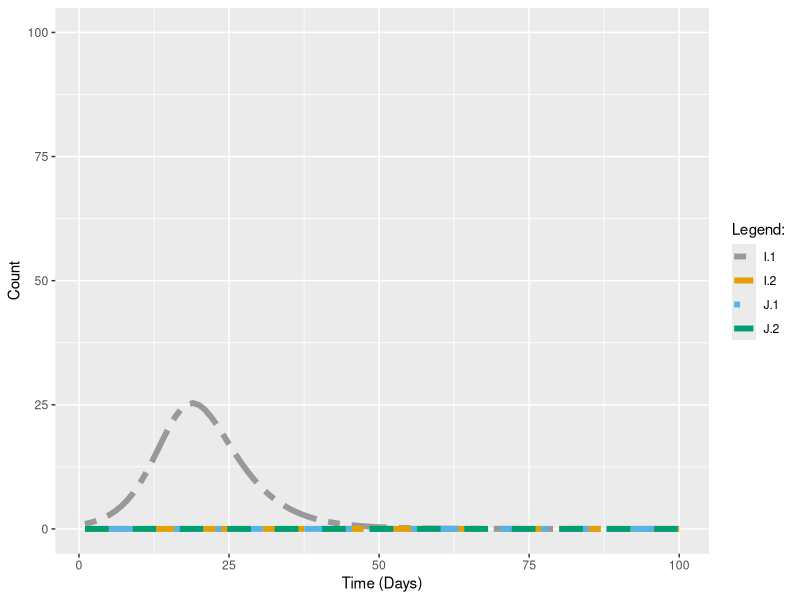
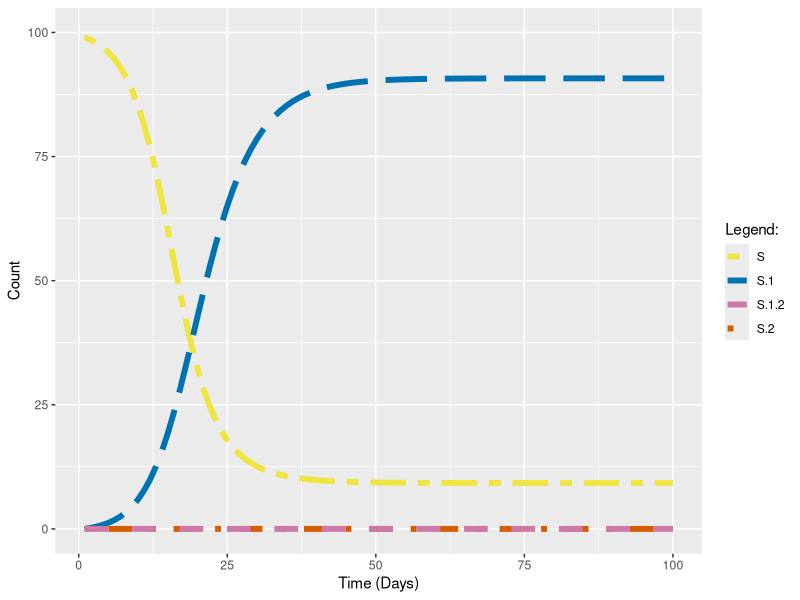

The R source for these figures, in order:
## ---- chunk 1
#| label: setup
#| include: FALSE
library(ggplot2, warn.conflicts=F, quietly=T)
## ---- chunk 2
#| label: model
# Model parameters
alpha <- 5 # per day
mu <- 0 # per day
sigma <- 0.2 # per day
omega <- 0 # per day
tau <- 0
beta.1 <- 0.1
beta.2 <- 0.1

strain.2.day <- 999

S.init <- 99
I.1.init <- 1
I.2.init <- 0
S.1.init <- 0
S.2.init <- 0
J.1.init <- 0
J.2.init <- 0
S.1.2.init <- 0

time.step <- 1
n.steps <- 100

S <- S.init
I.1 <- I.1.init
I.2 <- ifelse(strain.2.day == 0, 1, 0)
S.1 <- 0
S.2 <- 0
J.1 <- 0
J.2 <- 0
S.1.2 <- 0
N <- S + I.1 + I.2 + S.1 + S.2 + J.1 + J.2 + S.1.2

# Difference-equation model
for (t in 1:(n.steps-1)) {
  S[t+1] <- S[t] + (mu * N) - (alpha * (beta.1 * (I.1[t] + J.1[t]) + beta.2 * (I.2[t] + J.2[t]))) * S[t] / N - S[t] * mu
  I.1[t+1] <- I.1[t] + alpha * beta.1 * (I.1[t] + J.1[t]) * S[t] / N - (sigma + mu) * I.1[t]
  I.2[t+1] <- I.2[t] + alpha * beta.2 * (I.2[t] + J.2[t]) * S[t] / N - (sigma + mu) * I.2[t] + ifelse(t == strain.2.day, 1, 0)
  S.1[t+1] <- S.1[t] + sigma * I.1[t] - alpha * beta.2 * (I.2[t] + J.2[t]) * (1 - tau) * S.1[t] / N - mu * S.1[t]
  S.2[t+1] <- S.2[t] + sigma * I.2[t] - alpha * beta.1 * (I.1[t] + J.1[t]) * (1 - tau) * S.2[t] / N - mu * S.2[t]
  J.1[t+1] <- J.1[t] + alpha * beta.1 * (I.1[t] + J.1[t]) * (1 - tau) * S.2[t] / N - (sigma + mu) * J.1[t]
  J.2[t+1] <- J.2[t] + alpha * beta.2 * (I.2[t] + J.2[t]) * (1 - tau) * S.1[t] / N - (sigma + mu) * J.2[t]
  S.1.2[t+1] <- S.1.2[t] + sigma * (J.1[t] + J.2[t]) - mu * S.1.2[t]
}

# Model outputs
df <- data.frame(day = c(1:100), S, I.1, I.2, S.1, S.2, J.1, J.2, S.1.2, N)

total.cases.strain.1 <- as.integer((sum(df$I.1) + sum(df$J.1)) * sigma)
total.cases.strain.1

total.cases.strain.2 <- as.integer((sum(df$I.2) + sum(df$J.2)) * sigma)
total.cases.strain.2

R0.strain.1 <- alpha/sigma*beta.1
R0.strain.1

R0.strain.2 <- alpha/sigma*beta.2
R0.strain.2

plot1 <- ggplot(data=df, aes(x=day, y=I.1)) +
  geom_line(aes(y=I.1, color="I.1", linetype="I.1"), size=2) +
  geom_line(aes(y=I.2, color="I.2", linetype="I.2"), size=2) +
  geom_line(aes(y=J.1, color="J.1", linetype="J.1"), size=2) +
  geom_line(aes(y=J.2, color="J.2", linetype="J.2"), size=2) +
  scale_linetype_manual(name="Legend:", values=c("I.1"="twodash","I.2"="longdash","J.1"="dotdash","J.2"="dashed")) +
  scale_color_manual(name="Legend:", values=c("I.1"="#999999","I.2"="#E69F00","J.1"="#56B4E9","J.2"="#009E73")) +
  xlab("Time (Days)") + ylim(0,100) + ylab("Count")
plot1

plot2 <- ggplot(data=df, aes(x=day, y=S)) +
  geom_line(aes(y=S, color="S", linetype="S"), size=2) +
  geom_line(aes(y=S.1, color="S.1", linetype="S.1"), size=2) +
  geom_line(aes(y=S.2, color="S.2", linetype="S.2"), size=2) +
  geom_line(aes(y=S.1.2, color="S.1.2", linetype="S.1.2"), size=2) +
  scale_linetype_manual(name="Legend:", values=c("S"="twodash","S.1"="longdash","S.2"="dotdash","S.1.2"="dashed")) +
  scale_color_manual(name="Legend:", values=c("S"="#F0E442","S.1"="#0072B2","S.2"="#D55E00","S.1.2"="#CC79A7")) +
  xlab("Time (Days)") + ylim(0,100) + ylab("Count")
plot2
